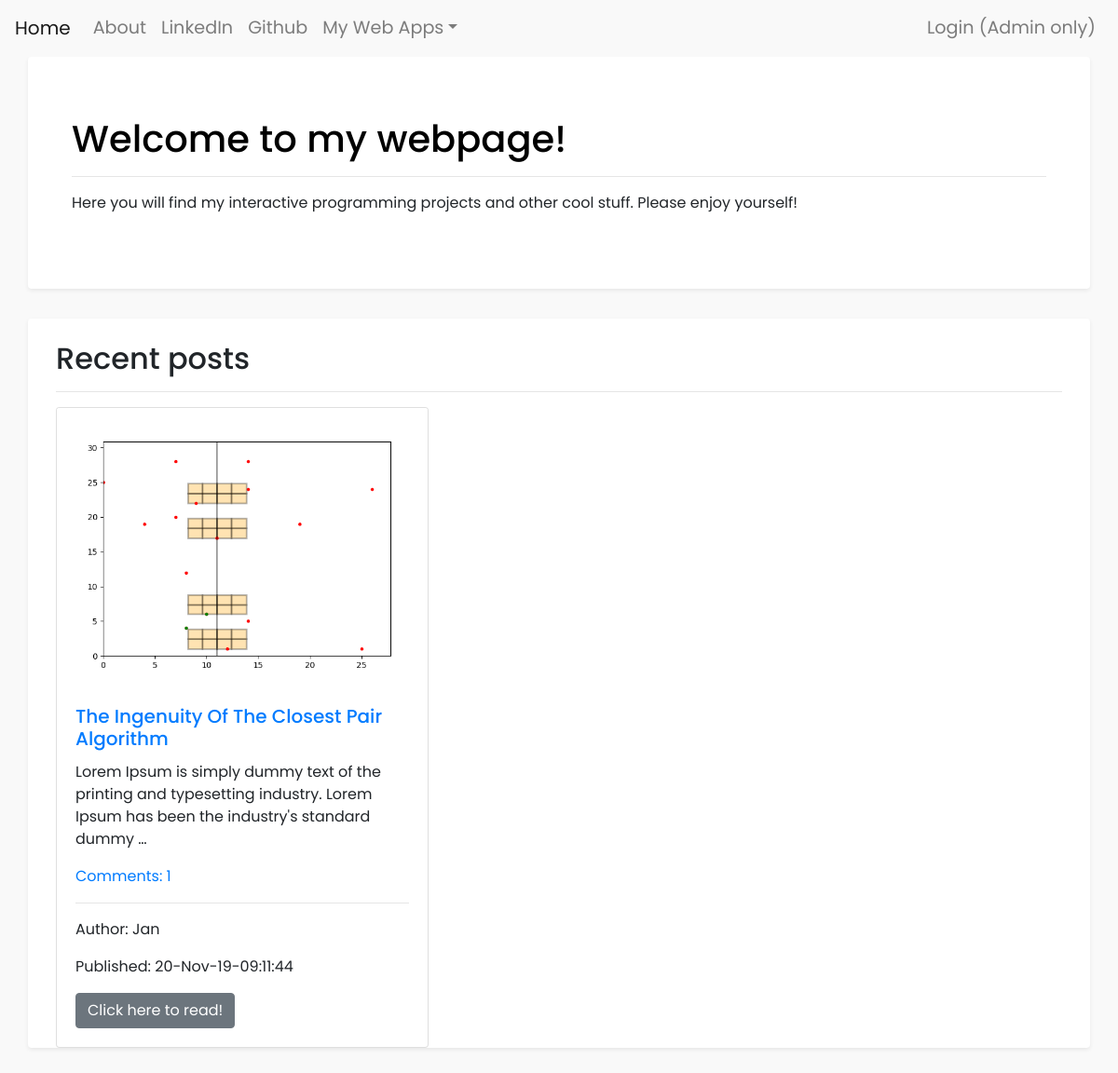
The page / on the database its author committed.
### blog/models.py (models this page shows, shortened)
class Post(models.Model):
	author = models.ForeignKey('auth.User')
	title = models.CharField(max_length=264)
	text = models.TextField()
	created_date = models.DateTimeField(default=timezone.now)
	picture = models.ImageField(upload_to='pictures', blank=True)
	published_date = models.DateTimeField(blank=True, null=True)
	def approved_comments(self):
		return self.comments.filter(approved_comment=True)

### blog/views.py (the view)
# urls.py: url(r'^$', views.PostListView.as_view(), name="post_list"),
class PostListView(ListView):
	model = Post
	def get_queryset(self):
		return Post.objects.filter(published_date__lte=timezone.now()).order_by('-published_date')

### blog/templates/blog/post_list.html
{% extends "blog/base.html" %}
{% load staticfiles %}
{% block body_block %}
<div class="container shadow-sm bg-white rounded">
	<div class="jumbotron">
	<h1 class="homepagetitle">Welcome to my webpage!</h1>
	<hr>
	<p>Here you will find my interactive programming projects and other cool stuff. Please enjoy yourself!</p>
	</div>
</div>
<div class="container shadow-sm bg-white rounded">
<div class="container">
	<br>
	<h2>Recent posts</h2>
	<hr>
	{% for post in post_list %}
	<div class="card" style="width: 25rem;">
		<a href="#"><img src="{{post.picture.url}}" alt = "postimg" class="card-img-top"></a>
		<div class="card-body">
			<h5 class="card-title"><a href="{% url 'post_detail' pk=post.pk %}">{{post.title|title}}</a></h5>
			 <p class="card-text">{{post.text|truncatewords:20}}</p>
			 <a href="{% url 'post_detail' pk=post.pk %}">Comments: {{post.approved_comments.count}}</a>
			 <hr>
			 <p>Author: {{post.author|title}}</p>
			 <p>Published: {{post.published_date|date:'d-M-y-H:m:s'}}</p>
			 <a href="{% url 'post_detail' pk=post.pk %}" class="btn btn-secondary">Click here to read!</a>
		</div>
	</div>
	{% endfor %}
</div>
</div>
{% endblock %}

### static/blog/mystyle.css (style rules this page uses)
body { font-family: 'Poppins', sans-serif; background-color: #F9F9F9; padding-bottom: 5%; }
.homepagetitle { color: black; background-position: center; background-repeat: no-repeat; background-size: cover; }
.jumbotron { background: white; }

### rows shown on the page
Post: picture (picture), title "The Ingenuity Of The Closest Pair Algorithm", text "Lorem Ipsum is simply dummy text of the printing and typesetting industry. Lorem Ipsum has been the industry's standard dummy …", approved_comments.count "1", author "Jan", published_date "20-Nov-19-09:11:44"
